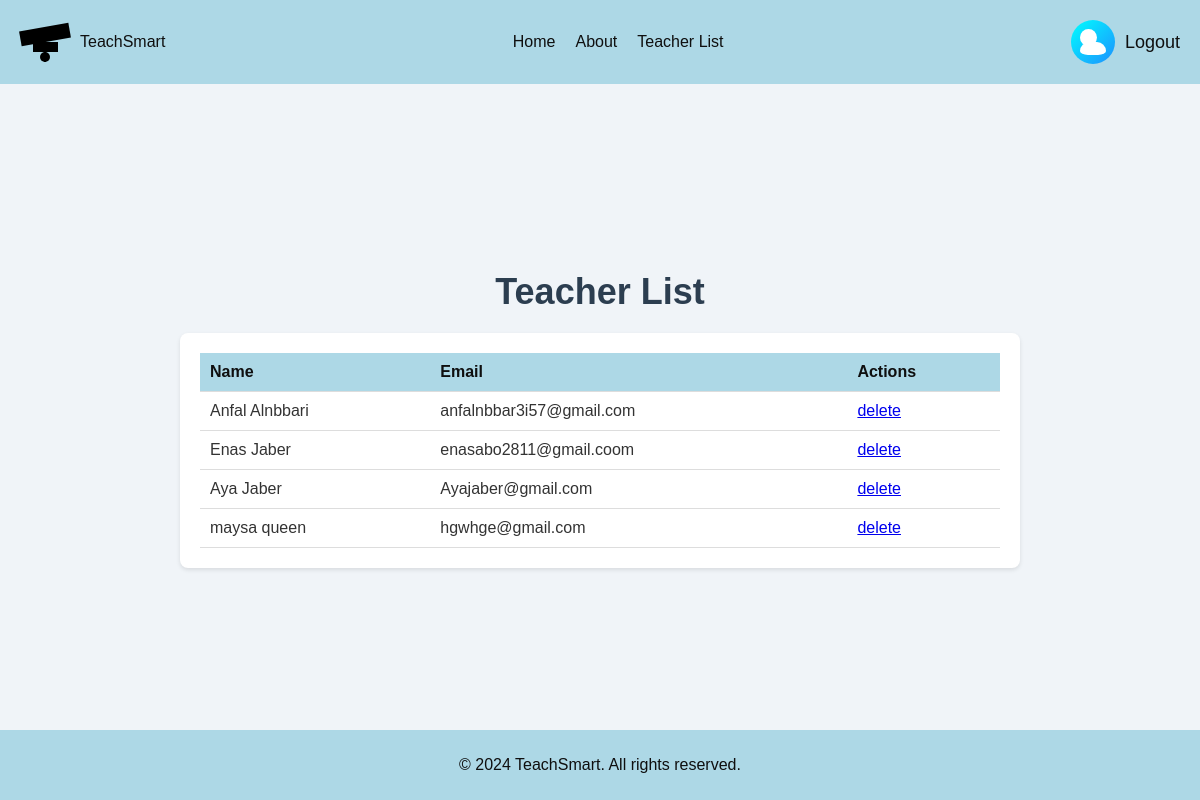
Page /teacher_list/ on the earlier database version.
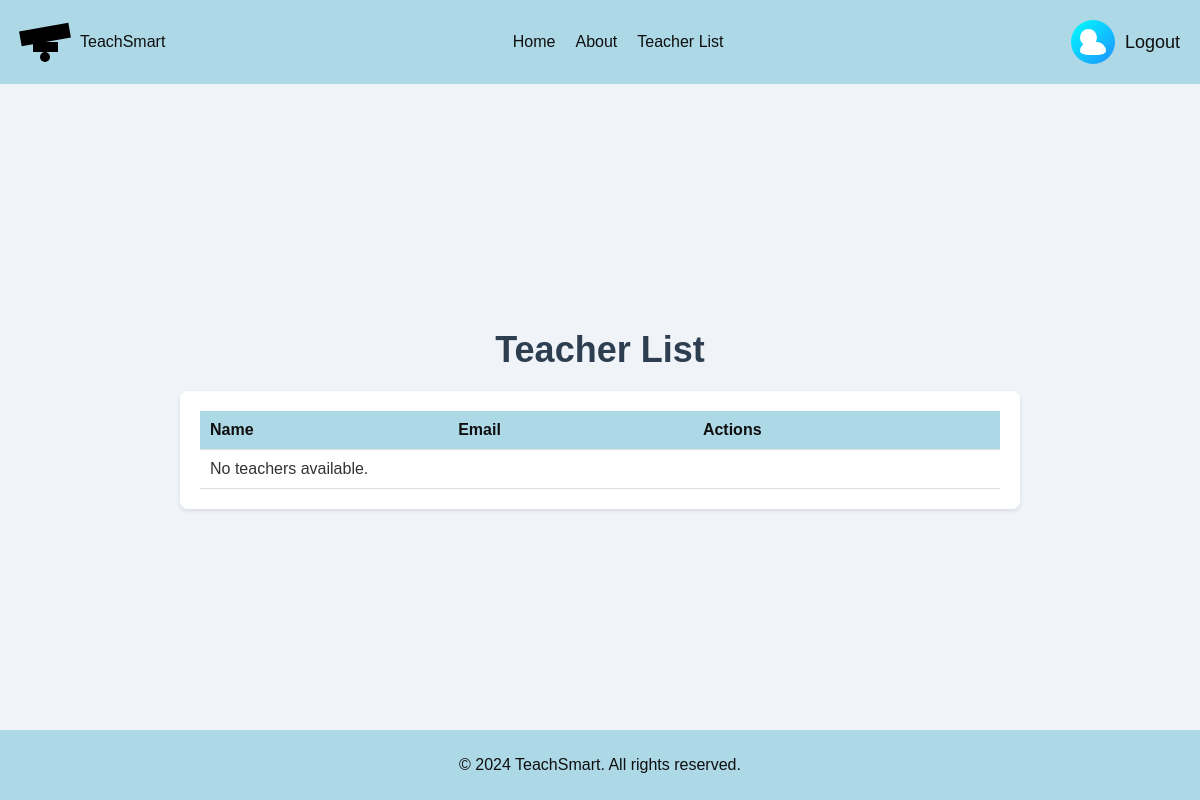
Same page on the later database version.
### tsweb/models.py (models this page shows, shortened)
class Teacher(models.Model):
    CLASS_CHOICES = [
        ('A', 'First grade'),
        ('B', 'Second grade'),
        ('C', 'Third grade'),
        ('D', 'Fourth grade'),
        ('E', 'Fifth grade'),
        ('F', 'Sixth grade'),
    ]
    id_number = models.CharField(
        max_length=9,
        unique=True,
        validators=[RegexValidator(r'^\d{9}$', "Please enter exactly 9 digits.")]
    )
    first_name = models.CharField(max_length=50)
    last_name = models.CharField(max_length=50)
    date_of_birth = models.DateField()
    email = models.EmailField(unique=True, validators=[EmailValidator(message="Invalid email address.")])
    phone_number = models.CharField(
        max_length=10,
        validators=[
            RegexValidator(
                regex=r'^(05\d|0[23489])\d{7}$',
                message='Invalid Israeli phone number. Please enter 10 digits starting with 05 .'
            )
        ]
    )
    password = models.CharField(max_length=128)  # הוספת שדה סיסמה
    subject = models.ForeignKey(Subject, on_delete=models.CASCADE, related_name='teachers', help_text="Select the subject the teacher can teach")
    classes = models.CharField(
        max_length=1,
        choices=CLASS_CHOICES,
        help_text="Select the grade the teacher can educate"
    )
    def __str__(self):
        return f"{self.first_name} {self.last_name}"

### tsweb/views.py (the view)
# urls.py: path('teacher_list/',views.teacher_list, name="teacher_list"),
def teacher_list(request):
    teachers = Teacher.objects.all()
    return render(request, 'teacher_list.html', {'teachers': teachers})

### tsweb/Templates/teacher_list.html (shortened to what this page needs)
<!DOCTYPE html>
<html lang="en" dir="ltr">
<head>
</head>
<body>
<header>
    <div class="logo">
        <div class="graduation-hat">
            <div class="hat-top"></div>
            <div class="hat-tassel"></div>
        </div>
        <span>TeachSmart</span>
    </div>
    <nav>
        <ul>
            <li><a href="{% url 'admin_homepage' %}">Home</a></li>
            <li><a href="/about">About</a></li>
            <li><a href="/teacher-list">Teacher List</a></li>
        </ul>
    </nav>
    <div class="auth-buttons">
        <a href="{% url 'logout_admin' %}" class="login-button">
            <div class="user-icon"></div>
            <span class="login-text">Logout</span>
        </a>
    </div>
</header>
<div class="main-content">
    <h1>Teacher List</h1>
    <div class="teacher-list">
        <table>
            <thead>
                <tr>
                    <th>Name</th>
                    <th>Email</th>
                    <th>Actions</th>
                </tr>
            </thead>
            <tbody>
                {% for teacher in teachers %}
                <tr>
                    <td>{{ teacher }}</td>
                    <td>{{ teacher.email }}</td>
                    <td>
                        <a href="#" class="btn btn-danger">delete</a>
                    </td>
                </tr>
                {% empty %}
                <tr>
                    <td colspan="3">No teachers available.</td>
                </tr>
                {% endfor %}
            </tbody>
        </table>
    </div>
</div>
<footer>
    <p>&copy; 2024 TeachSmart. All rights reserved.</p>
</footer>
</body>
</html>

### tsweb/Templates/teacher_list.html (style rules this page uses)
body { font-family: 'Arial', sans-serif; background-color: #f0f4f8; margin: 0; padding: 0; color: #333; min-height: 100vh; display: flex; flex-direction: column; }
header { display: flex; justify-content: space-between; align-items: center; padding: 20px; background-color: #add8e6; color: #0f0f0f; }
.logo { display: flex; align-items: center; }
.graduation-hat { width: 50px; height: 30px; position: relative; margin-right: 10px; }
.hat-top { width: 100%; height: 50%; background-color: #000; position: absolute; top: 0; left: 0; transform: rotate(-10deg); }
.hat-tassel { width: 2px; height: 20px; background-color: #000; position: absolute; top: 50%; left: 50%; transform: translateX(-50%); }
.hat-tassel::after { content: ''; width: 10px; height: 10px; background-color: #000; border-radius: 50%; position: absolute; bottom: 0; left: 50%; transform: translateX(-50%); }
nav ul { list-style: none; display: flex; gap: 20px; padding: 0; margin: 0; align-items: center; }
nav a { text-decoration: none; color: #0f0f0f; }
.auth-buttons { display: flex; align-items: center; }
.login-button { display: flex; align-items: center; gap: 10px; text-decoration: none; color: #0f0f0f; font-size: 18px; }
.user-icon { width: 44px; height: 44px; background: linear-gradient(135deg, #00ffff, #1e90ff); border-radius: 50%; position: relative; display: inline-flex; justify-content: center; align-items: center; }
.user-icon::before { content: ''; width: 40%; height: 40%; background-color: white; border-radius: 50%; position: absolute; top: 20%; left: 20%; }
.user-icon::after { content: ''; width: 60%; height: 30%; background-color: white; border-radius: 15px 15px 50% 50%; position: absolute; bottom: 20%; left: 20%; }
.login-text { vertical-align: middle; }
.main-content { flex: 1; display: flex; flex-direction: column; align-items: center; justify-content: center; text-align: center; padding: 40px 20px; }
.main-content h1 { color: #2c3e50; font-size: 36px; margin-bottom: 20px; }
.teacher-list { width: 100%; max-width: 800px; background-color: #fff; padding: 20px; border-radius: 8px; box-shadow: 0 2px 4px rgba(0, 0, 0, 0.1); text-align: left; }
.teacher-list table { width: 100%; border-collapse: collapse; }
.teacher-list th, .teacher-list td { padding: 10px; border-bottom: 1px solid #ddd; }
.teacher-list th { background-color: #add8e6; color: #0f0f0f; }
footer { background-color: #add8e6; color: #0f0f0f; text-align: center; padding: 10px; }

Differences in the rows shown:
removed Teacher: first_name+last_name "Anfal Alnbbari", email "anfalnbbar3i57@gmail.com"
removed Teacher: first_name+last_name "Enas Jaber", email "enasabo2811@gmail.coom"
removed Teacher: first_name+last_name "Aya Jaber", email "Ayajaber@gmail.com"
removed Teacher: first_name+last_name "maysa queen", email "hgwhge@gmail.com"
Other differences:
text now shown: "No teachers available."
